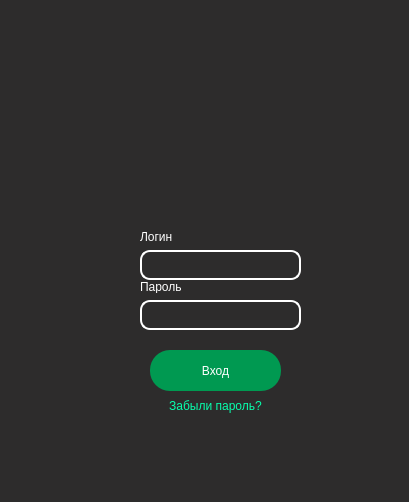
<?xml version="1.0" encoding="UTF-8"?>
<ui version="4.0">
 <class>reg2</class>
 <widget class="QDialog" name="reg2">
  <property name="geometry">
   <rect>
    <x>0</x>
    <y>0</y>
    <width>409</width>
    <height>502</height>
   </rect>
  </property>
  <property name="windowTitle">
   <string>Dialog</string>
  </property>
  <property name="styleSheet">
   <string notr="true">background-color: rgb(45, 44, 44);
                color: white;
            </string>
  </property>
  <widget class="QPushButton" name="pushButton_forgot_log">
   <property name="geometry">
    <rect>
     <x>150</x>
     <y>390</y>
     <width>131</width>
     <height>31</height>
    </rect>
   </property>
   <property name="cursor">
    <cursorShape>ArrowCursor</cursorShape>
   </property>
   <property name="styleSheet">
    <string notr="true">border-radius: 20px;
                    color: rgb(6, 255, 172);
                </string>
   </property>
   <property name="text">
    <string>Забыли пароль?</string>
   </property>
  </widget>
  <widget class="QLabel" name="label">
   <property name="geometry">
    <rect>
     <x>120</x>
     <y>50</y>
     <width>211</width>
     <height>171</height>
    </rect>
   </property>
   <property name="text">
    <string/>
   </property>
   <property name="pixmap">
    <pixmap resource="../resourses.qrc">:/res/1732856356407-fotor-bg-remover-202411298154 — копия-fotor-20241202195841.png</pixmap>
   </property>
   <property name="scaledContents">
    <bool>true</bool>
   </property>
  </widget>
  <widget class="QPushButton" name="pushButton_login_log">
   <property name="geometry">
    <rect>
     <x>150</x>
     <y>350</y>
     <width>131</width>
     <height>41</height>
    </rect>
   </property>
   <property name="styleSheet">
    <string notr="true">background-color: rgb(0, 153, 81);
                    color: white;
                    border-radius: 20px;
                </string>
   </property>
   <property name="text">
    <string>Вход</string>
   </property>
  </widget>
  <widget class="QLineEdit" name="lineEdit_log_log">
   <property name="geometry">
    <rect>
     <x>140</x>
     <y>250</y>
     <width>161</width>
     <height>30</height>
    </rect>
   </property>
   <property name="styleSheet">
    <string notr="true">QLineEdit {
                    border: 2px solid white;
                    border-radius: 10px;
                    color: white;

                    }
                </string>
   </property>
  </widget>
  <widget class="QLineEdit" name="lineEdit_passwor_log">
   <property name="geometry">
    <rect>
     <x>140</x>
     <y>300</y>
     <width>161</width>
     <height>30</height>
    </rect>
   </property>
   <property name="styleSheet">
    <string notr="true">QLineEdit {
                    border: 2px solid white;
                    border-radius: 10px;
                    color: white;

                    }
                </string>
   </property>
   <property name="text">
    <string/>
   </property>
  </widget>
  <widget class="QLabel" name="label_2">
   <property name="geometry">
    <rect>
     <x>140</x>
     <y>230</y>
     <width>47</width>
     <height>13</height>
    </rect>
   </property>
   <property name="text">
    <string>Логин</string>
   </property>
  </widget>
  <widget class="QLabel" name="label_3">
   <property name="geometry">
    <rect>
     <x>140</x>
     <y>280</y>
     <width>47</width>
     <height>13</height>
    </rect>
   </property>
   <property name="text">
    <string>Пароль</string>
   </property>
  </widget>
 </widget>
 <resources>
  <include location="🤡Project🤡/resourses.qrc"/>
  <include location="../resourses.qrc"/>
 </resources>
 <connections/>
</ui>
